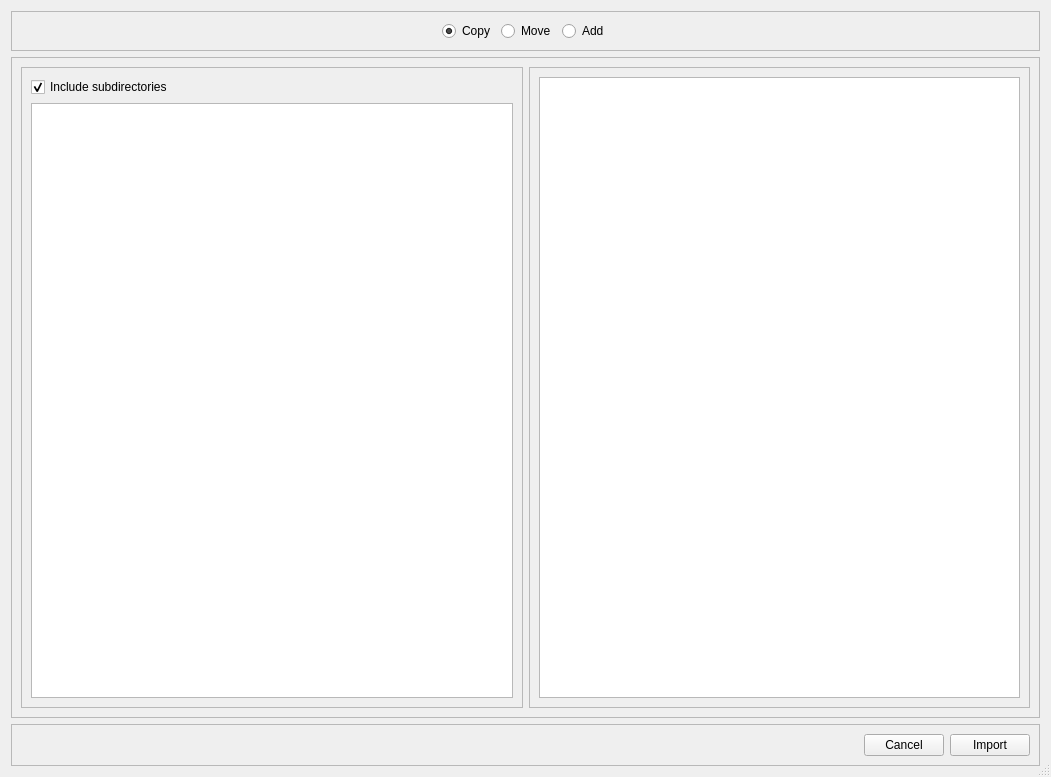
<?xml version="1.0" encoding="UTF-8"?>
<ui version="4.0">
 <class>ImportDialog</class>
 <widget class="QDialog" name="ImportDialog">
  <property name="enabled">
   <bool>true</bool>
  </property>
  <property name="geometry">
   <rect>
    <x>0</x>
    <y>0</y>
    <width>1051</width>
    <height>777</height>
   </rect>
  </property>
  <property name="windowTitle">
   <string>Import Photos</string>
  </property>
  <property name="sizeGripEnabled">
   <bool>true</bool>
  </property>
  <property name="modal">
   <bool>true</bool>
  </property>
  <layout class="QVBoxLayout" name="verticalLayout">
   <item>
    <widget class="QFrame" name="frame">
     <property name="frameShape">
      <enum>QFrame::StyledPanel</enum>
     </property>
     <property name="frameShadow">
      <enum>QFrame::Raised</enum>
     </property>
     <layout class="QHBoxLayout" name="horizontalLayout_3">
      <item>
       <spacer name="horizontalSpacer_2">
        <property name="orientation">
         <enum>Qt::Horizontal</enum>
        </property>
        <property name="sizeHint" stdset="0">
         <size>
          <width>394</width>
          <height>20</height>
         </size>
        </property>
       </spacer>
      </item>
      <item>
       <widget class="QRadioButton" name="rbCopy">
        <property name="text">
         <string>Copy</string>
        </property>
        <property name="checked">
         <bool>true</bool>
        </property>
       </widget>
      </item>
      <item>
       <widget class="QRadioButton" name="rbMove">
        <property name="text">
         <string>Move</string>
        </property>
       </widget>
      </item>
      <item>
       <widget class="QRadioButton" name="rbAdd">
        <property name="text">
         <string>Add</string>
        </property>
       </widget>
      </item>
      <item>
       <spacer name="horizontalSpacer_3">
        <property name="orientation">
         <enum>Qt::Horizontal</enum>
        </property>
        <property name="sizeHint" stdset="0">
         <size>
          <width>394</width>
          <height>20</height>
         </size>
        </property>
       </spacer>
      </item>
     </layout>
    </widget>
   </item>
   <item>
    <widget class="QFrame" name="frmMain">
     <property name="frameShape">
      <enum>QFrame::StyledPanel</enum>
     </property>
     <property name="frameShadow">
      <enum>QFrame::Raised</enum>
     </property>
     <layout class="QHBoxLayout" name="horizontalLayout" stretch="0,0">
      <item>
       <widget class="QFrame" name="frmSource">
        <property name="frameShape">
         <enum>QFrame::StyledPanel</enum>
        </property>
        <property name="frameShadow">
         <enum>QFrame::Raised</enum>
        </property>
        <layout class="QVBoxLayout" name="verticalLayout_2">
         <item>
          <widget class="QCheckBox" name="checkBox">
           <property name="text">
            <string>Include subdirectories</string>
           </property>
           <property name="checked">
            <bool>true</bool>
           </property>
          </widget>
         </item>
         <item>
          <widget class="QTreeView" name="trvwSource"/>
         </item>
        </layout>
       </widget>
      </item>
      <item>
       <widget class="QFrame" name="frmDestination">
        <property name="frameShape">
         <enum>QFrame::StyledPanel</enum>
        </property>
        <property name="frameShadow">
         <enum>QFrame::Raised</enum>
        </property>
        <layout class="QVBoxLayout" name="verticalLayout_3">
         <item>
          <widget class="QTreeView" name="trvwDestination"/>
         </item>
        </layout>
       </widget>
      </item>
     </layout>
    </widget>
   </item>
   <item>
    <widget class="QFrame" name="frmButtons">
     <property name="frameShape">
      <enum>QFrame::StyledPanel</enum>
     </property>
     <property name="frameShadow">
      <enum>QFrame::Raised</enum>
     </property>
     <layout class="QHBoxLayout" name="horizontalLayout_2">
      <item>
       <spacer name="horizontalSpacer">
        <property name="orientation">
         <enum>Qt::Horizontal</enum>
        </property>
        <property name="sizeHint" stdset="0">
         <size>
          <width>408</width>
          <height>20</height>
         </size>
        </property>
       </spacer>
      </item>
      <item>
       <widget class="QPushButton" name="btnCancel">
        <property name="text">
         <string>Cancel</string>
        </property>
        <property name="autoDefault">
         <bool>false</bool>
        </property>
        <property name="default">
         <bool>false</bool>
        </property>
       </widget>
      </item>
      <item>
       <widget class="QPushButton" name="btnImport">
        <property name="enabled">
         <bool>true</bool>
        </property>
        <property name="text">
         <string>Import</string>
        </property>
        <property name="autoDefault">
         <bool>false</bool>
        </property>
        <property name="default">
         <bool>false</bool>
        </property>
       </widget>
      </item>
     </layout>
    </widget>
   </item>
  </layout>
 </widget>
 <resources/>
 <connections>
  <connection>
   <sender>btnCancel</sender>
   <signal>clicked()</signal>
   <receiver>ImportDialog</receiver>
   <slot>reject()</slot>
   <hints>
    <hint type="sourcelabel">
     <x>946</x>
     <y>759</y>
    </hint>
    <hint type="destinationlabel">
     <x>626</x>
     <y>396</y>
    </hint>
   </hints>
  </connection>
  <connection>
   <sender>btnImport</sender>
   <signal>clicked()</signal>
   <receiver>ImportDialog</receiver>
   <slot>accept()</slot>
   <hints>
    <hint type="sourcelabel">
     <x>1031</x>
     <y>759</y>
    </hint>
    <hint type="destinationlabel">
     <x>623</x>
     <y>437</y>
    </hint>
   </hints>
  </connection>
  <connection>
   <sender>trvwSource</sender>
   <signal>clicked(QModelIndex)</signal>
   <receiver>ImportDialog</receiver>
   <slot>onSourceDirClicked(QModelIndex)</slot>
   <hints>
    <hint type="sourcelabel">
     <x>143</x>
     <y>224</y>
    </hint>
    <hint type="destinationlabel">
     <x>7</x>
     <y>364</y>
    </hint>
   </hints>
  </connection>
  <connection>
   <sender>trvwDestination</sender>
   <signal>clicked(QModelIndex)</signal>
   <receiver>ImportDialog</receiver>
   <slot>onDestinationDirClicked(QModelIndex)</slot>
   <hints>
    <hint type="sourcelabel">
     <x>776</x>
     <y>297</y>
    </hint>
    <hint type="destinationlabel">
     <x>1048</x>
     <y>323</y>
    </hint>
   </hints>
  </connection>
  <connection>
   <sender>rbCopy</sender>
   <signal>clicked()</signal>
   <receiver>ImportDialog</receiver>
   <slot>onImportModeCopy()</slot>
   <hints>
    <hint type="sourcelabel">
     <x>465</x>
     <y>39</y>
    </hint>
    <hint type="destinationlabel">
     <x>573</x>
     <y>9</y>
    </hint>
   </hints>
  </connection>
  <connection>
   <sender>rbMove</sender>
   <signal>clicked()</signal>
   <receiver>ImportDialog</receiver>
   <slot>onImportModeMove()</slot>
   <hints>
    <hint type="sourcelabel">
     <x>532</x>
     <y>39</y>
    </hint>
    <hint type="destinationlabel">
     <x>746</x>
     <y>6</y>
    </hint>
   </hints>
  </connection>
  <connection>
   <sender>rbAdd</sender>
   <signal>clicked()</signal>
   <receiver>ImportDialog</receiver>
   <slot>onImportModeAdd()</slot>
   <hints>
    <hint type="sourcelabel">
     <x>596</x>
     <y>40</y>
    </hint>
    <hint type="destinationlabel">
     <x>411</x>
     <y>8</y>
    </hint>
   </hints>
  </connection>
 </connections>
 <slots>
  <slot>onSourceDirClicked(QModelIndex)</slot>
  <slot>onDestinationDirClicked(QModelIndex)</slot>
  <slot>onImportModeCopy()</slot>
  <slot>onImportModeMove()</slot>
  <slot>onImportModeAdd()</slot>
 </slots>
</ui>
